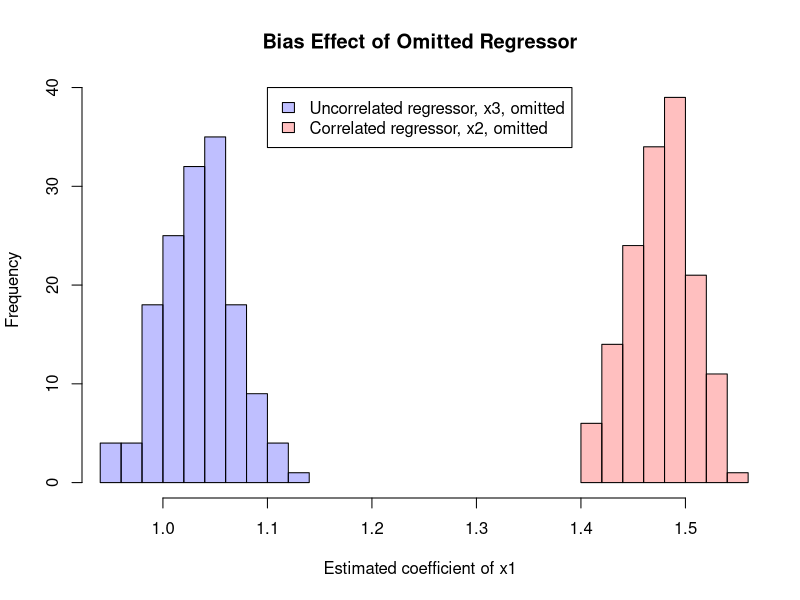
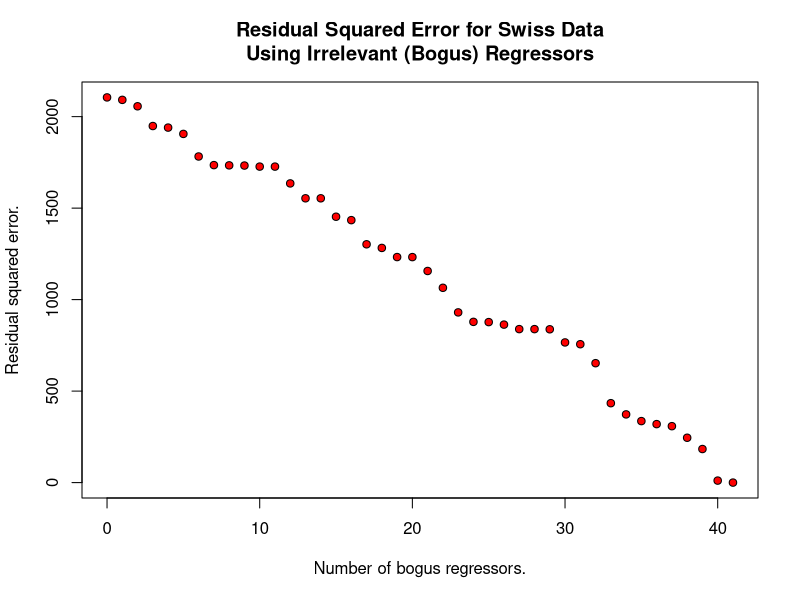

These charts were generated, in order, by the following R code:
## ---- chunk 1
"x1 and x2"
## ---- chunk 2
"1"
## ---- chunk 3
simbias <- function(seed=8765){
    # The default seed guarantees a nice histogram. This is the only
    # reason that accepting the default, x1c <- simbias(), is required in the lesson. 
    # The effect will be evident with other seeds as well.
    set.seed(seed) 
    temp <- rnorm(100)
    # Point A
    x1 <- (temp + rnorm(100))/sqrt(2)
    x2 <- (temp + rnorm(100))/sqrt(2)
    x3 <- rnorm(100)
    # Function to simulate regression of y on 2 variables.
    f <- function(k){
        # Point B
        y <- x1 + x2 + x3 + .3*rnorm(100)
        # Point C
        c(lm(y ~ x1 + x2)$coef[2], lm(y ~ x1 + x3)$coef[2])
    }
    # Point D
    sapply(1:150, f)
}
## ---- chunk 4
x1c <- simbias()
## ---- chunk 5
apply(x1c, 1, mean)
## ---- chunk 6
# Plot histograms illustrating bias in estimates of a regressor
# coefficient 1) when an uncorrelated regressor is missing and
# 2) when a correlated regressor is missing.
x1hist <- function(x1c){
    p1 <- hist(x1c[1,], plot=FALSE)
    p2 <- hist(x1c[2,], plot=FALSE)
    yrange <- c(0, max(p1$counts, p2$counts))
    plot(p1, col=rgb(0, 0, 1, 1/4), xlim=range(x1c), ylim=yrange, xlab="Estimated coefficient of x1", main="Bias Effect of Omitted Regressor")
    plot(p2, col=rgb(1, 0, 0, 1/4), xlim=range(x1c), ylim=yrange, add=TRUE)
    legend(1.1, 40, c("Uncorrelated regressor, x3, omitted", "Correlated regressor, x2, omitted"), fill=c(rgb(0, 0, 1, 1/4), rgb(1, 0, 0, 1/4)))
}
## ---- chunk 7
x1hist(x1c)
## ---- chunk 8
# Illustrate the effect of bogus regressors on residual squared error.
bogus <- function(){
    temp <- swiss
    # Add 41 columns of random regressors to a copy of the swiss data.
    for(n in 1:41){temp[,paste0("random", n)] <- rnorm(nrow(temp))}
    # Define a function to compute the deviance of Fertility regressed
    # on all regressors up to column n. The function, deviance(model), computes
    # the residual sum of squares of the model given as its argument.
    f <- function(n){deviance(lm(Fertility ~ ., temp[,1:n]))}
    # Apply f to data from n=6, i.e., the legitimate regressors,
    # through n=47, i.e., a full complement of bogus regressors.
    rss <- sapply(6:47, f)
    # Display result.
    plot(0:41, rss, xlab="Number of bogus regressors.", ylab="Residual squared error.",
       main="Residual Squared Error for Swiss Data\nUsing Irrelevant (Bogus) Regressors",
       pch=21, bg='red')
}
## ---- chunk 9
bogus()
## ---- chunk 10
fit1 <- lm(Fertility ~ Agriculture, swiss)
## ---- chunk 11
fit3 <- lm(Fertility ~ Agriculture + Examination + Education, swiss)
## ---- chunk 12
anova(fit1, fit3)
## ---- chunk 13
"20.968"
## ---- chunk 14
"6283.1 and 3180.9"
## ---- chunk 15
deviance(fit3)
## ---- chunk 16
d <- deviance(fit3)/43
## ---- chunk 17
n <- (deviance(fit1) - deviance(fit3))/2
## ---- chunk 18
n/d
## ---- chunk 19
pf(n/d, 2, 43, lower.tail=FALSE)
## ---- chunk 20
shapiro.test(fit3$residuals)
## ---- chunk 21
fit5 <- lm(Fertility ~ Agriculture + Examination + Education + Catholic, swiss)
fit6 <- lm(Fertility ~ ., swiss)
## ---- chunk 22
anova(fit1, fit3, fit5, fit6)
## ---- chunk 23
"Correlated regressors"
## ---- chunk 24
"True"
## ---- chunk 25
"Model residuals should be tested for normality."
